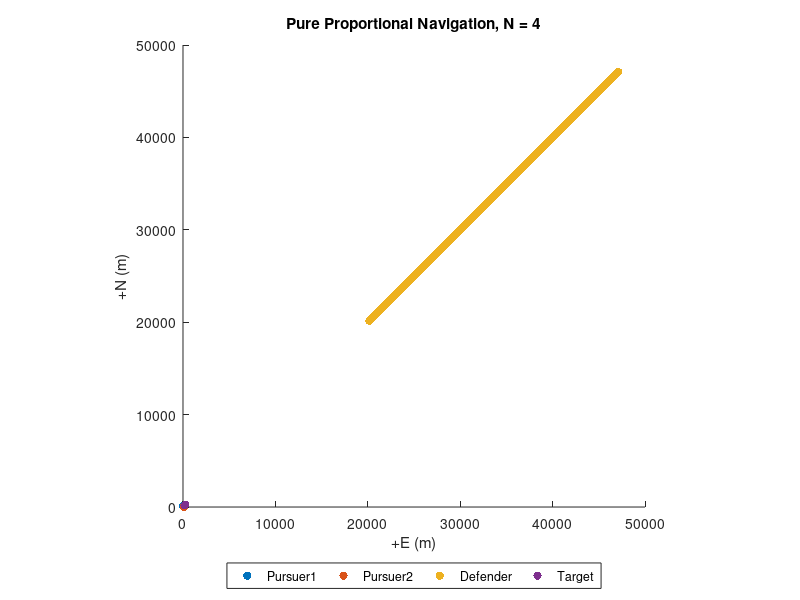

Source code (MATLAB):
clear; close all
% Pro-Nav gain, unitless (typically set between 3-5)
N = 4;
weight = 0.55;
% Pursuer-1 init prams
pursuer1.N   =  100.0; % north pos, m
pursuer1.E   =  0; % east pos, m
pursuer1.psi =  pi/2; % heading, rad
pursuer1.V   =  1.0   ; % velocity magnitude, m/s
pursuer1.Nv  =  pursuer1.V * cos(pursuer1.psi); % north velocity, m/s
pursuer1.Ev  =  pursuer1.V * sin(pursuer1.psi); % east velocity, m/s

% Pursuer-2 init prams
pursuer2.N   =  0; % north pos, m
pursuer2.E   =  100.0; % east pos, m
pursuer2.psi =  0; % heading, rad
pursuer2.V   =  1.0; % velocity magnitude, m/s
pursuer2.Nv  =  pursuer2.V * cos(pursuer2.psi); % north velocity, m/s
pursuer2.Ev  =  pursuer2.V * sin(pursuer2.psi); % east velocity, m/s

% Defender init prams
defender.N   =  20050; % north pos, m
defender.E   =  20050; % east pos, m
defender.psi =  pi/4; % heading, rad
defender.V   =  200; % velocity magnitude, m/s
defender.Nv  =  defender.V * cos(defender.psi); % north velocity, m/s
defender.Ev  =  defender.V * sin(defender.psi); % east velocity, m/s

% Observations:
% changing the velocity severely affects the operation
% if the present configuration is achieved, the guidance law
% will guarantee a collision between the two missiles
% for angle 45, we need velocities close to or larger than the target     
% for angle 225 we need velocities slower than 0.8

% Target init prams
target.anchored = false; % fix target to init pos when true
target.N   =  250; % north pos, m
target.E   =  250;   % east pos, m
target.Nv  =  0.4; % north velocity, m/s
target.Ev  =  0.4; % east velocity, m/s
target.psi = pi/4;
target.V   = sqrt(target.Nv^2 + target.Ev^2); % velocity magnitude, m/s
% Current prams
% Applied as a disturbance to pursuer's and target's velocity
current.Nv =  0.0; % north velocity, m/s
current.Ev =  0.0; % east velocity, m/s
% Sim params
S  = 50000;    % max sim duration, seconds
dt = 0.4;     % time-step size, seconds
Niter = S/dt; % max iteration num
% Pre-allocate logger
logger.t   = nan(1, Niter);     % elapsed time
logger.pN1  = nan(1, Niter);    % pursuer1 north pos
logger.pE1  = nan(1, Niter);    % pursuer1 east pos
logger.pNv1 = nan(1, Niter);    % pursuer1 north vel
logger.pEv1 = nan(1, Niter);    % pursuer1 east vel
logger.psi1 = nan(1, Niter);    % pursuer1 heading angle
logger.pN2  = nan(1, Niter);    % pursuer2 north pos
logger.pE2  = nan(1, Niter);    % pursuer2 east pos
logger.pNv2 = nan(1, Niter);    % pursuer2 north vel
logger.pEv2 = nan(1, Niter);    % pursuer2 east vel
logger.psi2 = nan(1, Niter);    % pursuer2 heading angle
logger.dN1  = nan(1, Niter);    % defender north pos
logger.dE1  = nan(1, Niter);    % defender east pos
logger.dNv1 = nan(1, Niter);    % defender north vel
logger.dEv1 = nan(1, Niter);    % defender east vel
logger.dsi1 = nan(1, Niter);    % defender heading angle
logger.tN  = nan(1, Niter);     % target north pos
logger.tE  = nan(1, Niter);     % target east pos
logger.tNv = nan(1, Niter);     % target north vel
logger.tEv = nan(1, Niter);     % target east vel
logger.R1   = nan(1, Niter);    % pursuer1/target range
logger.Lambda1 = nan(1, Niter); % pursuer1/target bearing
logger.R2   = nan(1, Niter);    % pursuer2/target range
logger.Lambda2 = nan(1, Niter); % pursuer2/target bearing
logger.R12   = nan(1, Niter);    % mutual/target range
logger.Lambda12 = nan(1, Niter); % mutual/target bearing
%--------------------------------------------------------------------------
% Init sim
%--------------------------------------------------------------------------
RR12_last = [(pursuer2.N - pursuer1.N);... % delta N
    (pursuer2.E - pursuer1.E)];      % delta E
RTP_last1 = [(target.N - pursuer1.N);... % delta N
    (target.E - pursuer1.E)];	       % delta E
RTP_last2 = [(target.N - pursuer2.N);... % delta N
    (target.E - pursuer2.E)];	       % delta E
RDP_last1 = [(defender.N - pursuer1.N);... % delta N
    (defender.E - pursuer1.E)];	       % delta E
RDP_last2 = [(defender.N - pursuer2.N);... % delta N
    (defender.E - pursuer2.E)];	       % delta E

% Target pos
target.N = target.N + target.Nv*dt;
target.E = target.E + target.Ev*dt;

% Defender pos
defender.N = defender.N + defender.Nv*dt;
defender.E = defender.E + defender.Ev*dt;

% Pursuer pos
pursuer1.N = pursuer1.N + pursuer1.Nv*dt;
pursuer1.E = pursuer1.E + pursuer1.Ev*dt;
pursuer2.N = pursuer2.N + pursuer2.Nv*dt;
pursuer2.E = pursuer2.E + pursuer2.Ev*dt;
%--------------------------------------------------------------------------
% Run sim
%--------------------------------------------------------------------------
for k = 1:Niter
    % LOS MIDPOINT VELOCITY
    los_midpoint.Nv = (pursuer1.Nv + pursuer2.Nv)/2;
    los_midpoint.Ev = (pursuer1.Ev + pursuer2.Ev)/2;

    % Relative position in the inertial frame, m
    RR12 = [(pursuer2.N - pursuer1.N);... % delta N
        (pursuer2.E - pursuer1.E)];      % delta E
    RTP1 = [(target.N - pursuer1.N);... % delta N
        (target.E - pursuer1.E)];      % delta E
    RTP2 = [(target.N - pursuer2.N);... % delta N
        (target.E - pursuer2.E)];      % delta E
    RDP1 = [(defender.N - pursuer1.N);... % delta N
        (defender.E - pursuer1.E)];      % delta E
    RDP2 = [(defender.N - pursuer2.N);... % delta N
        (defender.E - pursuer2.E)];      % delta E
    
    % Range to target
    R1 = norm(RTP1);
    R2 = norm(RTP2);
    % Range to defender
    RD1 = norm(RDP1);
    RD2 = norm(RDP2);
    % Distance between the pursuers
    R12 = norm(RR12);

    % Relative velocity in the inertial frame, m/s
    % VTP = [(target.Nv - pursuer.Nv);... % delta N velocity
    %        (target.Ev - pursuer.Ev)];   % delta E velocity
    VTP1 = (RTP1 - RTP_last1) ./ dt;
    VTP2 = (RTP2 - RTP_last2) ./ dt;
    VDP1 = (RDP1 - RDP_last1) ./ dt;
    VDP2 = (RDP2 - RDP_last2) ./ dt;
    
    % Closing velocity, m/s
    % Vc = -RTP'*VTP / R;
    
    % Pursuer velocity, m/s
    Vp1 = sqrt(pursuer1.Nv^2 + pursuer1.Ev^2);
    Vp2 = sqrt(pursuer2.Nv^2 + pursuer2.Ev^2);

    % Defender velocity, m/s
    Vd = sqrt(defender.Nv^2 + defender.Ev^2);

    % Target velocity, m/s
    % Vt = sqrt(target.Nv^2 + target.Ev^2);
    
    % Line-of-sight (LOS) angle, rad
    lambda1 = atan2(RTP1(2), RTP1(1));  % target and pursuer1
    lambda2 = atan2(RTP2(2), RTP2(1));  % target and pursuer2
    lambdaD1 = atan2(RDP1(2), RDP1(1)); % defender and pursuer1
    lambdaD2 = atan2(RDP2(2), RDP2(1)); % defender and pursuer2 

    % LOS angle time derivative (d/dt lambda), rad/s
    lambda_dot1 = (RTP1(1)*VTP1(2) - RTP1(2)*VTP1(1)) / R1^2;
    lambda_dot2 = (RTP2(1)*VTP2(2) - RTP2(2)*VTP2(1)) / R2^2;
    lambdaD_dot1 = (RDP1(1)*VDP1(2) - RDP1(2)*VDP1(1)) / RD1^2;
    lambdaD_dot2 = (RDP2(1)*VDP2(2) - RDP2(2)*VDP2(1)) / RD2^2;
    % Target heading, rad
    % beta = atan2(target.Ev, target.Nv);
    
    % Lead angle, rad
    % L = asin(Vt * sin(beta + lambda) / Vp);
    
    % True Proportional Navigation, rad/s2
    % nc = N * Vc * lambda_dot;
    
    %-------------------------------------
    % Pure Proportional Navigation
    %ap1 = N * Vp1 * (lambda_dot1-0*lambdaD_dot1);
    %ap2 = N * Vp2 * (lambda_dot2-0*lambdaD_dot2);
    ap1 = N * Vp1 * (lambda_dot1-weight*lambdaD_dot1);
    ap2 = N * Vp2 * (lambda_dot2-weight*lambdaD_dot2);
    %%%%%%%%%%%%%%%%%%%%%%%%%%%%%%%%%%%%%%%%%%%%%%%%%%
    %%%%%%%%%%%%%%% Guidance command for defender %%%%%%%%%%%%%
    if abs(RDP1) > 0.25 & abs(RDP2) > 0.25
        adp = N * Vd * (lambdaD_dot1 + lambdaD_dot2)/2;
    else
        adp = 0;
    end
    
    %%%%%%%%%%%%%%%%%%%%%%%%%%%%%%%%%%%%%%%%%%%%%%%%%%
    %-------------------------------------
    
    % Terminate sim at intercept
    if abs(R1) <= 0.25 || abs(R2) <= 0.25 || abs(R12) <= 0.25 || abs(RD1) <= 0.25 || abs(RD2) <= 0.25
        if abs(R12)<=0.25 && abs(R1) > 0.25 && abs(R2) > 0.25
            disp("success")
            disp(k)
        else
            disp("fail")
        end
        break;
    end
    
    % Update pursuer pos for time-step and apply current slip
    pursuer1.N = pursuer1.N + pursuer1.Nv*dt + current.Nv*dt;
    pursuer1.E = pursuer1.E + pursuer1.Ev*dt + current.Ev*dt;
    pursuer2.N = pursuer2.N + pursuer2.Nv*dt + current.Nv*dt;
    pursuer2.E = pursuer2.E + pursuer2.Ev*dt + current.Ev*dt;
    % Update defender pos for time-step and apply current slip
    defender.N = defender.N + defender.Nv*dt + current.Nv*dt;
    defender.E = defender.E + defender.Ev*dt + current.Ev*dt;
    % Compute the N/E acceleration commands
    % In pure pro-nav accel commands are applied normal
    % to pursuer's velocity vector
    pNa1 = -ap1 * sin(pursuer1.psi);
    pEa1 =  ap1 * cos(pursuer1.psi);
    pNa2 = -ap2 * sin(pursuer2.psi);
    pEa2 =  ap2 * cos(pursuer2.psi);
    
    dNa = -adp * sin(defender.psi);
    dEa =  adp * cos(defender.psi);
    

    % Update pursuer N/E velocities
    pursuer1.Nv = pursuer1.Nv + pNa1*dt;
    pursuer1.Ev = pursuer1.Ev + pEa1*dt;
    pursuer2.Nv = pursuer2.Nv + pNa2*dt;
    pursuer2.Ev = pursuer2.Ev + pEa2*dt;

     % Update defender N/E velocities
    defender.Nv = defender.Nv + dNa*dt;
    defender.Ev = defender.Ev + dEa*dt;
    
    % Update pursuer heading
    pursuer1.psi = atan2(pursuer1.Ev, pursuer1.Nv);
    pursuer2.psi = atan2(pursuer2.Ev, pursuer2.Nv);
    
    % Update defender heading
    %defender.psi = atan2(defender.Ev, defender.Nv);
    defender.psi = target.psi;
    % Update target pos for time step
    if(~target.anchored)
        target_velocity = 0.4*sqrt(2);
        target.psi = atan2(los_midpoint.Ev, los_midpoint.Nv);
        target.Nv = - target_velocity * sin(target.psi);
        target.Ev = - target_velocity * cos(target.psi);
        %target.N = target.N + target.Nv*dt + current.Nv*dt;
        %target.E = target.E + target.Ev*dt + current.Ev*dt;
        target.N = target.N + target.Nv*dt + current.Nv*dt;
        target.E = target.E + target.Ev*dt + current.Ev*dt;
    end
    RTP_last1 = RTP1;
    RTP_last2 = RTP2;
    RDP_last1 = RDP1;
    RDP_last2 = RDP2;
    RR12_last = RR12;
    %-------------------------------------
    % Log time-step data
    logger.t(k)   = k*dt;
    logger.pN1(k)  = pursuer1.N;
    logger.pE1(k)  = pursuer1.E;
    logger.pNv1(k) = pursuer1.Nv;
    logger.pEv1(k) = pursuer1.Ev;
    logger.psi1(k) = pursuer1.psi;
    logger.pN2(k)  = pursuer2.N;
    logger.pE2(k)  = pursuer2.E;
    logger.pNv2(k) = pursuer2.Nv;
    logger.pEv2(k) = pursuer2.Ev;
    logger.psi2(k) = pursuer2.psi;
    logger.dN1(k)  = defender.N;
    logger.dE1(k)  = defender.E;
    logger.dNv1(k) = defender.Nv;
    logger.dEv1(k) = defender.Ev;
    logger.dsi1(k) = defender.psi;
    logger.tN(k)  = target.N;
    logger.tE(k)  = target.E;
    logger.tNv(k) = target.Nv;
    logger.tEv(k) = target.Ev;
    logger.R1(k)   = R1;
    logger.R2(k)   = R2;
    logger.Lambda1(k) = lambda1;
    logger.Lambda2(k) = lambda2;
    
end
%--------------------------------------------------------------------------
% Visualize results
%--------------------------------------------------------------------------
close all;
% % Impact index
% [M,I] = min(logger.R1);
% % Range
% %-------------------------------------
% figure;
% plot(logger.t,logger.R1); hold on;
% plot(logger.t,logger.R2); hold on;
% scatter(I*dt, M, 'filled')
% title(['Pure Proportional Navigation, N = ' num2str(N) ])
% legend('Range',...
%     ['Intercept: r = ' num2str(M) ' m, t = ' num2str(I*dt) ' s'],...
%     'Location','nw')
% ylabel('Range (m)')
% xlabel('Elapsed time (sec)')
% set(gca, 'YDir', 'reverse')
% % Heading
% %-------------------------------------
% rad2deg = @(x) x*180/pi;  % helper function
% figure;
% plot(logger.t, rad2deg(logger.psi1)); hold on;
% plot(logger.t, rad2deg(logger.Lambda1)); hold on;
% plot(logger.t, rad2deg(logger.psi2)); hold on;
% plot(logger.t, rad2deg(logger.Lambda2)); hold on;
% title(['Pure Proportional Navigation, N = ' num2str(N) ])
% legend('Pursuer1 heading', 'Pursuer2 heading', 'Bearing to target', 'Location', 'nw' )
% ylabel('Heading angle (deg)')
% xlabel('Elapsed time (sec)')
% Position
%-------------------------------------
figure;
scatter(logger.pE1, logger.pN1, 'filled'); hold on;
scatter(logger.pE2, logger.pN2, 'filled'); hold on;
scatter(logger.dE1, logger.dN1, 'filled'); hold on;
scatter(logger.tE, logger.tN, 'filled');
set(gca, 'DataAspectRatio',[100 100 100]);
title(['Pure Proportional Navigation, N = ' num2str(N) ])
legend('Pursuer1', 'Pursuer2', 'Defender', 'Target', 'Location', 'southoutside',...
    'Orientation','horizontal')
xlabel('+E (m)')
ylabel('+N (m)')
